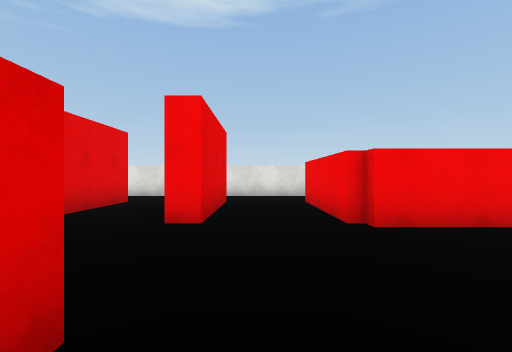
View 1 (above)

23 first-person views from a walk through a Unity game level. The camera is 1.3 m above the floor, looks level and sees 90° across. The floor is counted in squares, 2 m on a side. Each view is taken from the middle of a square. On the plan, view 1 faces up. The plan holds only what a view shows up to about 9 squares ahead; the rest is blank. The place goes on beyond the plan. Surface patterns are stand-ins for the level's own textures.

View 2
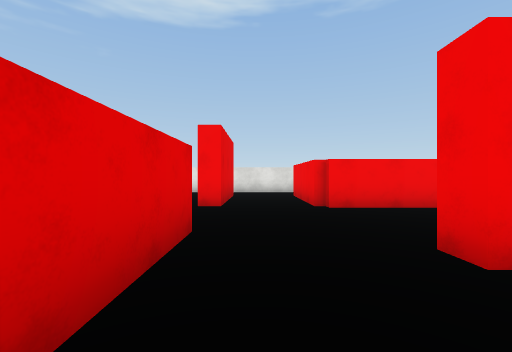

View 3
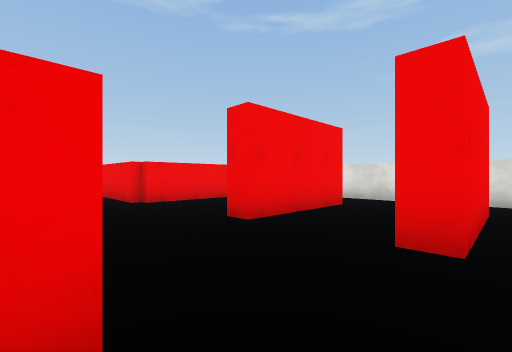

View 4
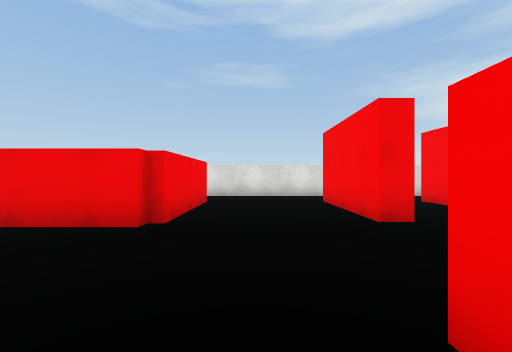

View 5
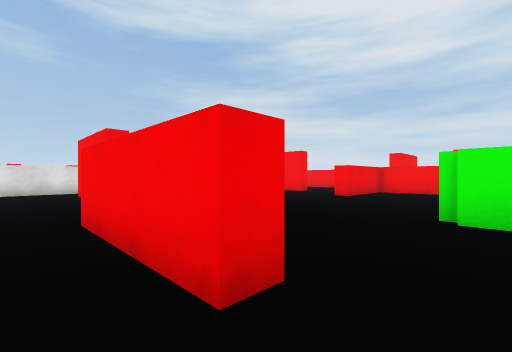

View 6
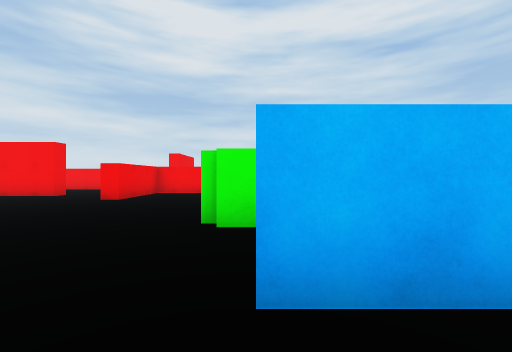

View 7
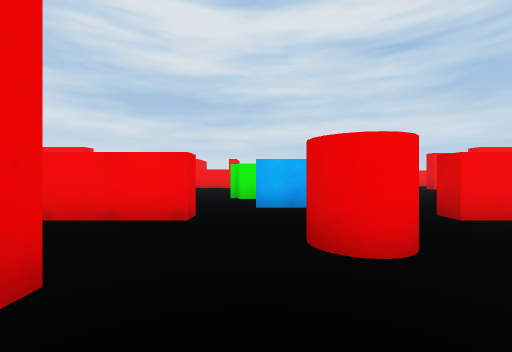

View 8
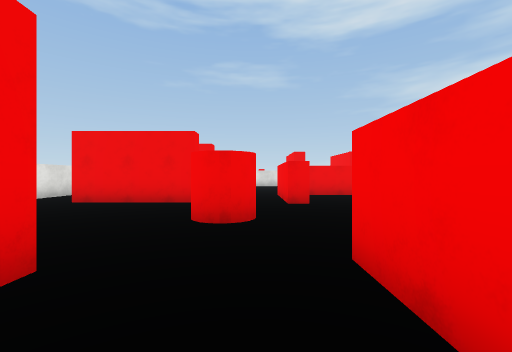

View 9
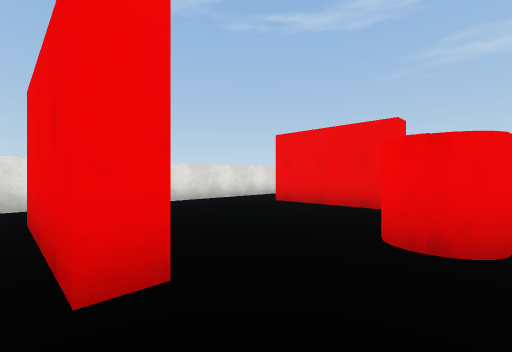

View 10
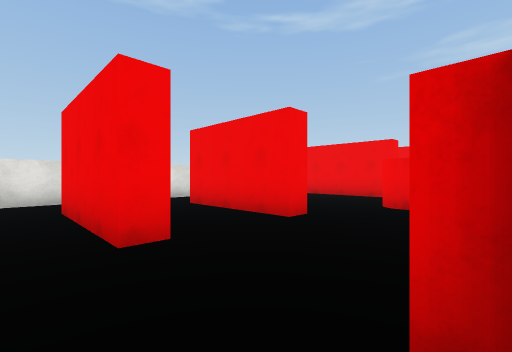

View 11
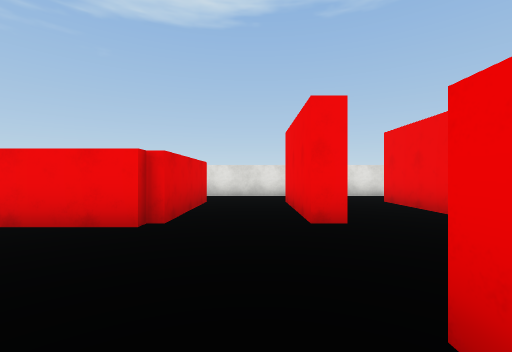

View 12
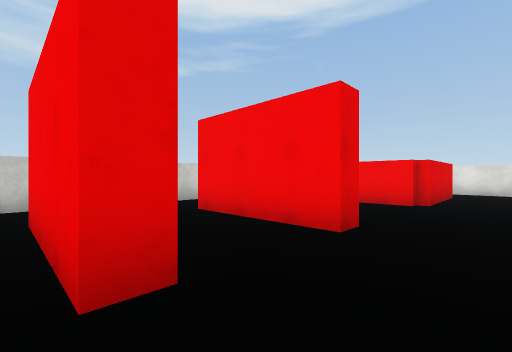

View 13
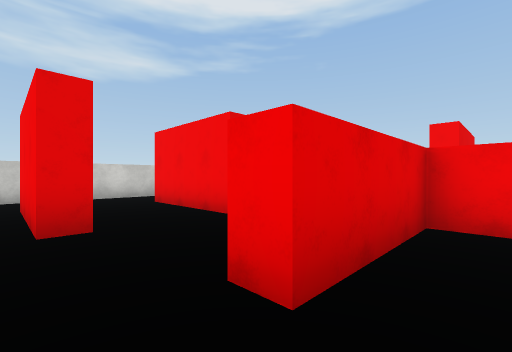

View 14
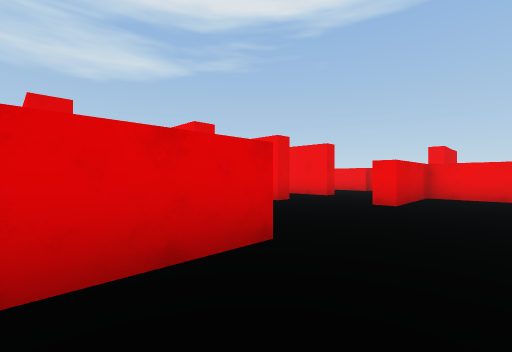

View 15
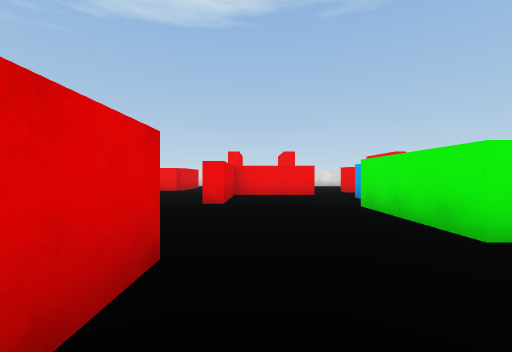

View 16
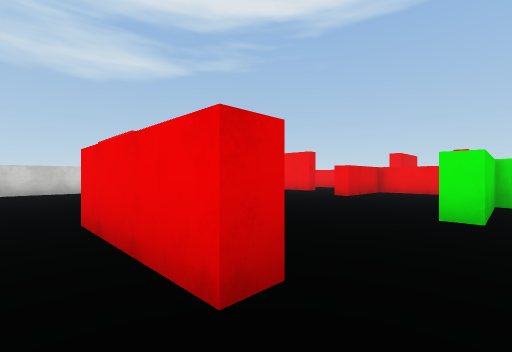

View 17
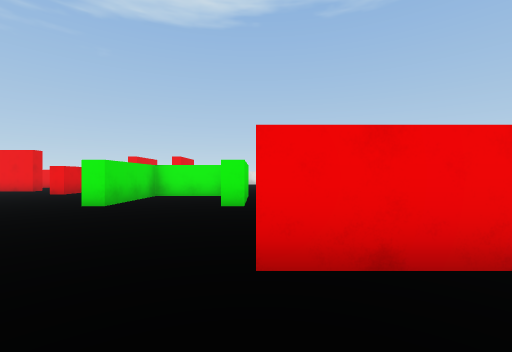

View 18
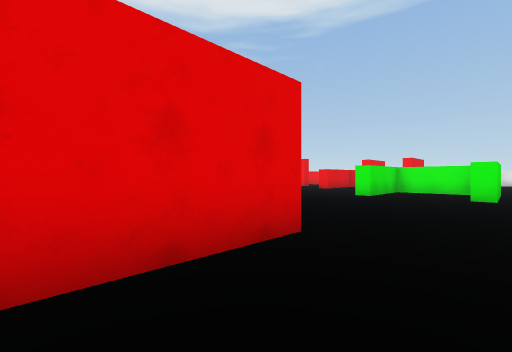

View 19
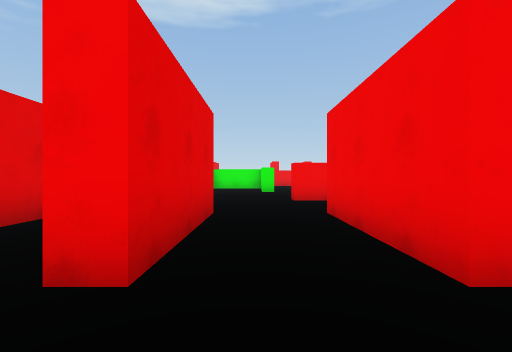

View 20
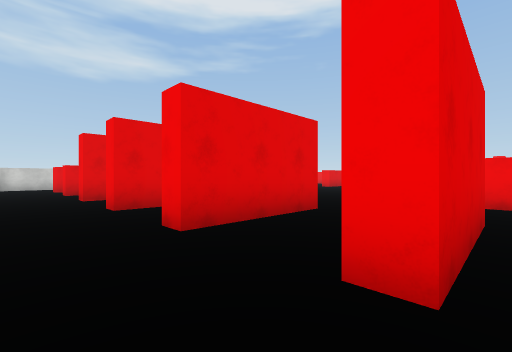

View 21
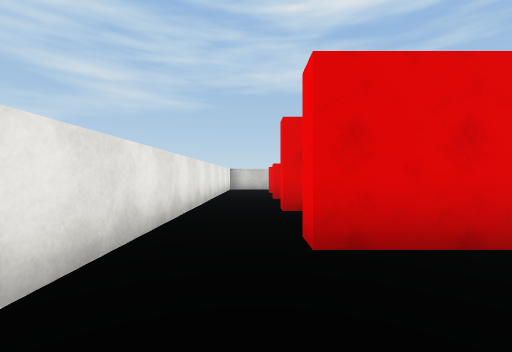

View 22
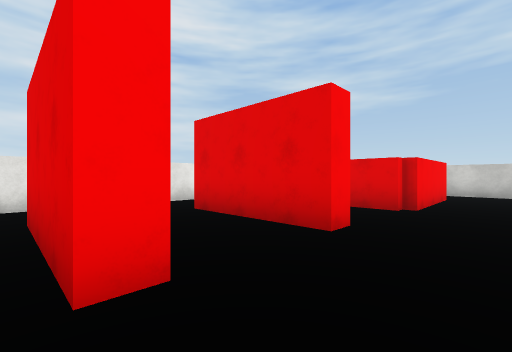

View 23
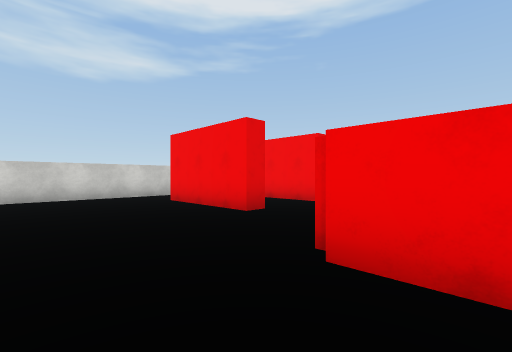

### Floor plan
Points are (right, up) in squares from view 1. A wall is a line through its corners. A room is listed if a view was taken in it or the views show most of it. See-through windows are left out.
Room 1 (views 1, 2, 3)
walls: (3.6, -2.3) (4.6, -2.3); (-1.3, -1.4) (-1.3, 0.2); (4.4, -2.7) (1.6, -2.7) (1.6, -2.1); (-1.3, -6) (-0.8, -6); (-0.7, 1) (-0.7, -1.2); (4.6, -0.2) (1.6, -0.2) (1.6, 0.3); (1.6, -7.8) (1.6, -7.3) (3.2, -7.3); (-4.2, -2.8) (-4.2, -5.1); (6.3, -3.4) (6.3, -2.6); (6.3, -0.9) (6.3, 0.6); (-4, 0.6) (-4, 1.2)
ways out: opening at (-4, 0.5) to room 3; opening at (-5.5, -2) to room 6; opening at (-2.5, -5) to room 6; opening at (0.5, 0) to room 9; opening at (5.5, 0) to room 9; opening at (0.5, -8)
Room 2 (view 4)
walls: (-3.2, 6.5) (-3.2, 4.2); (-1.4, 8.2) (-2.4, 8.2); (-2.5, 1.2) (-1, 1.2)
ways out: opening at (-3, 2.5) to room 3; opening at (-3, 7.5) to room 3; opening at (-1, 2.5) to room 9; opening at (-1, 7.5) to room 9
Room 3 (views 5, 6, 7)
walls: (-8.1, 3.5) (-8.7, 3.5); (-3.7, 3.5) (-3.7, 6.5); (-8, 1.2) (-8, 0.8); (-4, 1.2) (-2.5, 1.2); (-6.2, -0.2) (-5, -0.2); (-7.6, 8.2) (-9.1, 8.2); (-2.4, 8.2) (-5.9, 8.2)
ways out: opening at (-4, 0.5) to room 1; opening at (-3, 2.5) to room 2; opening at (-3, 7.5) to room 2; opening at (-8, 2.5) to room 4; opening at (-8, 7.5) to room 4; opening at (-7, 0) to room 6
objects: other object (-6, 2) to (-6, 3)
Room 4 (views 8, 9)
walls: (-8.7, 3.5) (-8.7, 6.5); (-9.2, 1.2) (-8, 1.2)
ways out: opening at (-8, 2.5) to room 3; opening at (-8, 7.5) to room 3; opening at (-11, 7.5) to room 5
Room 5 (view 10)
walls: (-13.5, 3.2) (-15.2, 3.2); (-10.6, 3.5) (-11.2, 3.5) (-11.2, 6.5); (-13.2, 6.5) (-13.2, 3.5); (-11, 8.2) (-13.6, 8.2)
ways out: opening at (-11, 7.5) to room 4; opening at (-17.5, 0) to room 6; opening at (-12.5, 0) to room 6; opening at (-13, 7.5)
Room 6 (views 11, 12, 13, 14, 15, 16, 17, 18, 19, 21)
walls: (-10.7, -6) (-10.7, -8); (-8, -8.8) (-8, -9.2); (-13.5, -5.2) (-15.4, -5.2); (-4.1, -5.5) (-4.8, -5.5); (-4.9, -2.7) (-7.2, -2.7) (-7.2, -5.5) (-7.7, -5.5) (-7.7, -2.5); (-5, -2.3) (-4.5, -2.3); (-8.2, -11.5) (-8.2, -14.5); (-7, -0.8) (-7, -0.2); (-13.4, -2.1) (-13.4, -2.7) (-16.4, -2.7); (-5.7, -11.4) (-5.7, -14.5) (-6.2, -14.5); (-8, 0.8) (-10.7, 0.8) (-10.7, -2) (-11.2, -2); (-13.4, 0.4) (-13.4, -0.2) (-16.5, -0.2); (-1.3, -8) (-1.3, -6); (-3.2, -14.5) (-3.7, -14.5) (-3.7, -11.5); (-18.2, 1) (-18.2, -3)
ways out: opening at (-5.5, -2) to room 1; opening at (-2.5, -5) to room 1; opening at (-7, 0) to room 3; opening at (-17.5, 0) to room 5; opening at (-12.5, 0) to room 5; opening at (-3, -15.5) to room 7; opening at (-3, -10.5) to room 7; opening at (-8, -15.5) to room 8; opening at (-8, -10.5) to room 8; opening at (-17.5, -8) to room 10
Room 7 (view 20)
walls: (-3.2, -11.6) (-3.2, -14.5); (-2.2, -9.2) (-4, -9.2)
ways out: opening at (-3, -15.5) to room 6; opening at (-3, -10.5) to room 6
Room 8 (views 22, 23)
walls: (-11.2, -11.5) (-10.7, -11.5) (-10.7, -14.5) (-11.2, -14.5); (-8.8, -11.5) (-8.2, -11.5); (-8.2, -14.5) (-8.8, -14.5); (-11.6, -16.2) (-7.2, -16.2); (-8, -9.2) (-11, -9.2)
ways out: opening at (-8, -15.5) to room 6; opening at (-8, -10.5) to room 6; opening at (-11, -15.5) to room 10
Room 9 (no view inside)
walls: (1.3, 3.5) (1.3, 6.5); (-0.7, 6.5) (-0.7, 3.5) (-1.2, 3.5); (4.5, 3.2) (1.5, 3.2); (1.6, 0.3) (4.6, 0.3); (1.6, 8.2) (-1.4, 8.2); (6.3, 0.6) (6.3, 3.6)
ways out: opening at (0.5, 0) to room 1; opening at (5.5, 0) to room 1; opening at (-1, 2.5) to room 2; opening at (-1, 7.5) to room 2; opening at (5.5, 3)
Room 10 (no view inside)
walls: (-16.5, -11.2) (-13.5, -11.2); (-13.2, -11.4) (-13.2, -12.5); (-13.4, -7.2) (-13.4, -7.7) (-16.5, -7.7); (-18.2, -6.9) (-18.2, -11.5); (-12.6, -16.2) (-11.6, -16.2)
ways out: opening at (-17.5, -8) to room 6; opening at (-11, -15.5) to room 8; opening at (-13, -15.5)

Positions as (right, up) in squares from view 1, and headings:
1: (0, 0), facing up
2: (0, -2), facing up
3: (-1, -3), facing up-right
4: (-2, 2), facing right
5: (-5, 2), facing down-right
6: (-5, 1), facing down
7: (-5, 5), facing down
8: (-10, 2), facing right
9: (-9, 2), facing up-right
10: (-12, 1), facing up-right
11: (-12, 0), facing up
12: (-12, -3), facing up-left
13: (-10, -3), facing up-left
14: (-9, -8), facing up-left
15: (-10, -8), facing up
16: (-7, -10), facing up-left
17: (-4, -11), facing up
18: (-4, -14), facing up-left
19: (-5, -16), facing up
20: (-3, -16), facing up-left
21: (-6, -15), facing left
22: (-8, -10), facing down-left
23: (-10, -11), facing up-left
